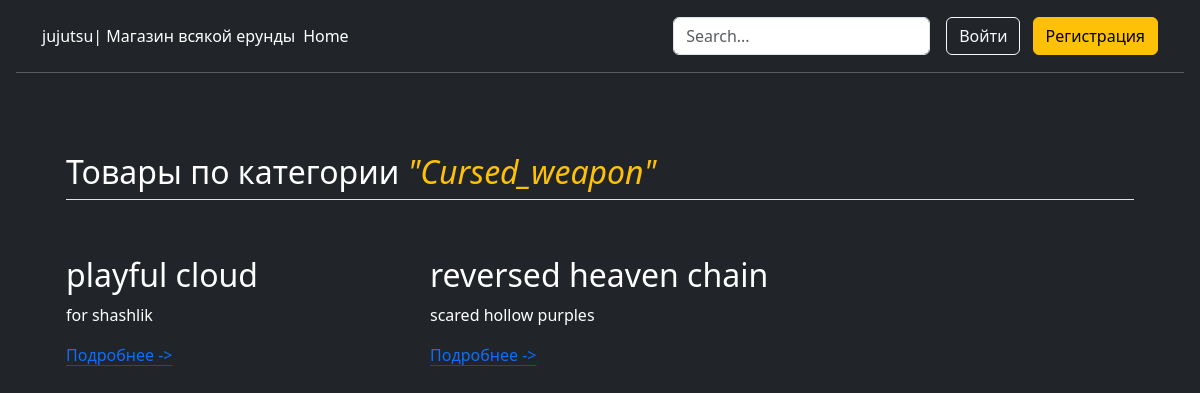
Page /category/2 on the committed database.
### index/models.py (models this page shows)
class Category(models.Model):
    category_name=models.CharField(max_length=32)
    def __str__(self):
        return str(self.category_name)

class Product(models.Model):
    product_name=models.CharField(max_length=128)
    product_des=models.TextField()
    product_count=models.IntegerField()
    product_price=models.FloatField()
    product_photo=models.ImageField(upload_to='media')
    product_category=models.ForeignKey(Category,on_delete=models.CASCADE)
    def __str__(self):
        return str(self.product_name)

### index/views.py (the view)
# urls.py: path('category/<int:pk>',views.category_page),
def category_page(request,pk):
    category= Category.objects.get(id=pk)
    cart_length=len(Cart.objects.filter(user_id=request.user.id))
    products= Product.objects.filter(product_category=category)
    context={
        'category':category,
        'products':products,
        'cart':cart_length,
    }
    return render(request,'category.html',context)

### index/templates/category.html (shortened to what this page needs)
<!DOCTYPE html>
<html lang="ru">
<link rel="stylesheet" href="https://cdn.jsdelivr.net/npm/bootstrap@5.3.3/dist/css/bootstrap.min.css">
<head>
</head>
<body class="bg bg-dark">
<header class="p-3 text-bg-dark">
    <div class="container">
      <div class="d-flex flex-wrap align-items-center justify-content-center justify-content-lg-start">
        <a href="/" class="d-flex align-items-center mb-2 mb-lg-0 text-white text-decoration-none">
            <span class="text-white">jujutsu| Магазин всякой ерунды</span>
        </a>
        <ul class="nav col-12 col-lg-auto me-lg-auto mb-2 justify-content-center mb-md-0">
          <li><a href="/" class="nav-link px-2 text-white">Home</a></li>
        </ul>
        <form class="col-12 col-lg-auto mb-3 mb-lg-0 me-lg-3" role="search">
          <input type="search" class="form-control form-control-dark text-white" placeholder="Search..." aria-label="Search">
        </form>
        {% if user.is_authenticated %}
        <div class="text-end">
          <button type="button" class="btn btn-outline-light me-2"><a href="/account/login" class="text-white text-decoration-none">Выйти</a> </button>
          <button type="button" class="btn btn-warning"><a href="/register" class="text-dark text-decoration-none">Корзина({{cart}})</a></button>
        </div>
        {% else %}
          <div class="text-end">
          <button type="button" class="btn btn-outline-light me-2">Войти</button>
          <button type="button" class="btn btn-warning">Регистрация</button>
        </div>
          {% endif %}
      </div>
    </div>
    <hr class="text-white">
</header>
<div class="container d-flex 100">
    <div class="container px-4 py-5" id="featured-3">
    <h2 class="pb-2 border-bottom text-white">Товары по категории <i class="text-warning">"{{ category }}"</i></h2>
    <div class="row g-4 py-5 row-cols-1 row-cols-lg-3">
        {% for p in products %}
      <div class="feature col">
        <h3 class="fs-2 text-white">{{ p }}</h3>
        <p class="text-white">{{ p.product_des }}</p>
        <a href="/product/{{ p.id }}" class="icon-link">
          Подробнее ->
        </a>
      </div>
        {% endfor %}
    </div>
</div>
</body>
</html>

### rows in the picture
Category: category_name "Сursed_weapon"
Product: product_name "playful cloud", product_des "for shashlik"
Product: product_name "reversed heaven chain", product_des "scared hollow purples"
